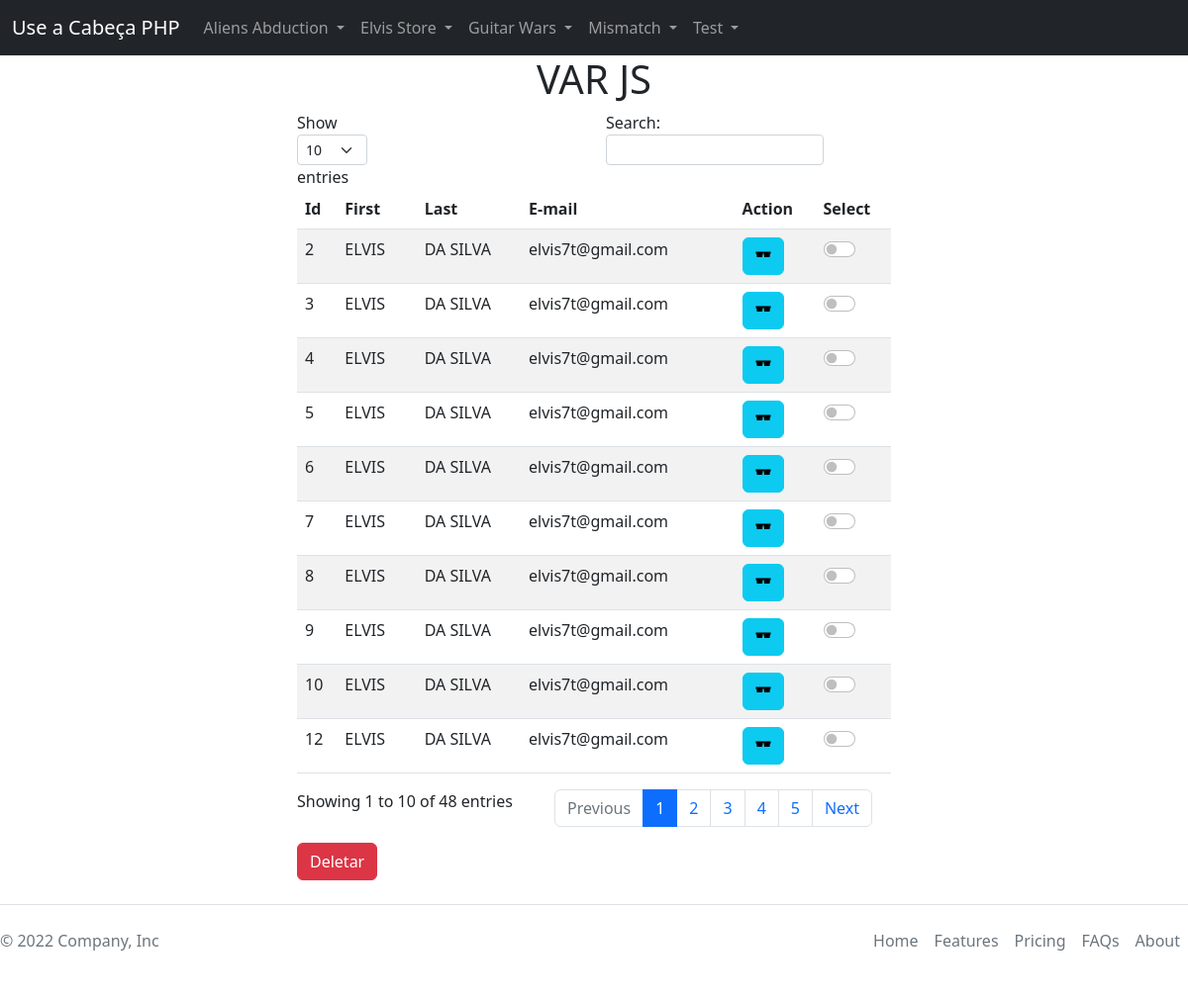
The page /app/documentos/view/aa_list_report_abductions.php on the database its author committed.
### tables this page shows
CREATE TABLE `aliens_abduction` (
  `aa_id` int NOT NULL,
  `aa_firstname` varchar(30) DEFAULT NULL,
  `aa_lastname` varchar(30) DEFAULT NULL,
  `aa_whenithappened` varchar(30) DEFAULT NULL,
  `aa_howlong` varchar(30) DEFAULT NULL,
  `aa_howmany` varchar(30) DEFAULT NULL,
  `aa_aliendescription` varchar(30) DEFAULT NULL,
  `aa_whattheydid` varchar(30) DEFAULT NULL,
  `aa_fangspotted` enum('S','N') NOT NULL,
  `aa_email` varchar(30) DEFAULT NULL,
  `aa_other` varchar(30) NOT NULL
);

### app/documentos/view/aa_list_report_abductions.php (the view, shortened to what this page needs)
<?php
require_once('../config/menu.php');
require_once('../model/conf.php');
?>
<body>
    <div class="container d-flex justify-content-center">
        <h1>Reports of abductions by aliens</h1>
    </div>
    <div class="form-group col-md-6 offset-md-3">
        <form method="post" action="<?php echo$_SERVER["PHP_SELF"];?>">
        <table class="table table-striped" id="example">
                <thead>
                <tr>
                <th scope="col">Id</th>
                <th scope="col">First</th>
                <th scope="col">Last</th>
                <th scope="col">E-mail</th>
                <th scope="col">Action</th>
                <th scope="col">Select</th>
                </tr>
            </thead>
            <tbody>
                <?php
                if(ISSET($_POST['submit'])){
                    foreach($_POST['todelete'] as $deleteItem){
                    $sql = "DELETE FROM aliens_abduction WHERE aa_id = $deleteItem";
                    mysqli_query($con, $sql);
                    echo 'EMail "'.$deleteItem.'" foi deletado com sucesso';
                    }
                    $sql = "SELECT * FROM aliens_abduction";
                    $result = mysqli_query($con, $sql) or die(mysqli_error($con));
                    $row = array();
                    while ($row = mysqli_fetch_array($result)){
                        echo'<tr>';
                        echo'<td>'.$row['aa_id'].'</td>';
                        echo'<td>'.$row['aa_firstname'].'</td>';
                        echo'<td>'.$row['aa_lastname'].'</td>';
                        echo'<td>'.$row['aa_email'].'</td>';
                        echo'<td><a class="btn btn-xs btn-info" a href="../view/aa_show_abduction.php?var='.$row['aa_id'].'"><ion-icon name="glasses-sharp"></ion-icon></td>';
                        echo'<td>';
                        echo '<div class="form-check form-switch">';
                        echo '<input class="form-check-input" type="checkbox" role="switch"   name="todelete[]" value="'.$row['aa_id'].'">';
                        echo'</div>';
                        echo'</td>';
                        echo'</tr>';
                    }
                }else{
                    $sql = "SELECT * FROM aliens_abduction";
                    $result = mysqli_query($con, $sql) or die(mysqli_error($con));
                    while ($row = mysqli_fetch_array($result)){
                        echo'<tr>';
                        echo'<td>'.$row['aa_id'].'</td>';
                        echo'<td>'.$row['aa_firstname'].'</td>';
                        echo'<td>'.$row['aa_lastname'].'</td>';
                        echo'<td>'.$row['aa_email'].'</td>';
                        echo'<td><a class="btn btn-xs btn-info" a href="../view/aa_show_abduction.php?var='.$row['aa_id'].'"><ion-icon name="glasses-sharp"></ion-icon></td>';
                        echo'<td>';
                        echo '<div class="form-check form-switch">';
                        echo '<input class="form-check-input" type="checkbox" role="switch"   name="todelete[]" value="'.$row['aa_id'].'">';
                        echo'</div>';
                        echo'</td>';
                        echo'</tr>';
                    }
                }
                ?>
            </table>
            <input type="submit" class="btn btn-xs btn-danger" name="submit" value="Deletar">
        </div>
</body>
<?php
require_once('../config/footer.php');
?>

### rows shown on the page
aliens_abduction: aa_id "2", aa_firstname "ELVIS", aa_lastname "DA SILVA", aa_email "elvis7t@gmail.com"
aliens_abduction: aa_id "3", aa_firstname "ELVIS", aa_lastname "DA SILVA", aa_email "elvis7t@gmail.com"
aliens_abduction: aa_id "4", aa_firstname "ELVIS", aa_lastname "DA SILVA", aa_email "elvis7t@gmail.com"
aliens_abduction: aa_id "5", aa_firstname "ELVIS", aa_lastname "DA SILVA", aa_email "elvis7t@gmail.com"
aliens_abduction: aa_id "6", aa_firstname "ELVIS", aa_lastname "DA SILVA", aa_email "elvis7t@gmail.com"
aliens_abduction: aa_id "7", aa_firstname "ELVIS", aa_lastname "DA SILVA", aa_email "elvis7t@gmail.com"
aliens_abduction: aa_id "8", aa_firstname "ELVIS", aa_lastname "DA SILVA", aa_email "elvis7t@gmail.com"
aliens_abduction: aa_id "9", aa_firstname "ELVIS", aa_lastname "DA SILVA", aa_email "elvis7t@gmail.com"
aliens_abduction: aa_id "10", aa_firstname "ELVIS", aa_lastname "DA SILVA", aa_email "elvis7t@gmail.com"
aliens_abduction: aa_id "12", aa_firstname "ELVIS", aa_lastname "DA SILVA", aa_email "elvis7t@gmail.com"
